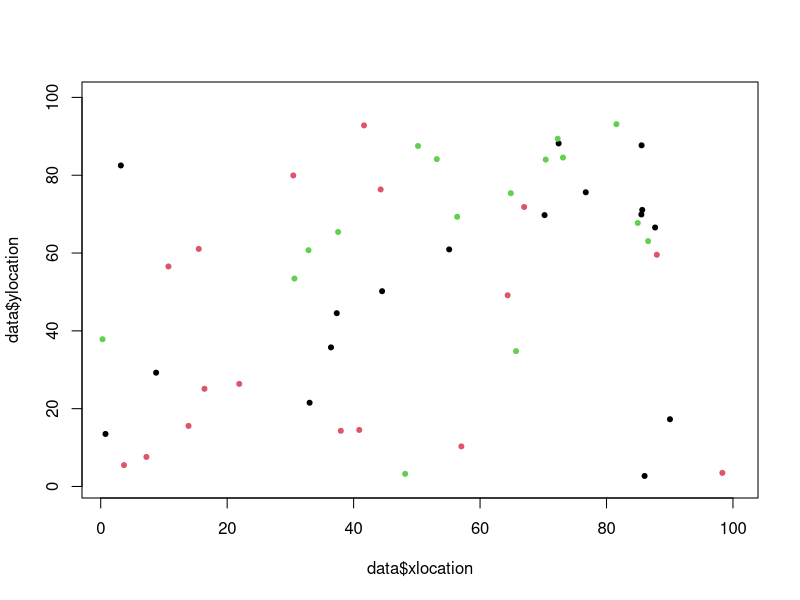

Reproduce this figure in R. (Note: this script raises an error after producing the figure.)
#Load packages
library(tidyverse) 
library(gridExtra)


### Initialize params ###

# Set up a grid to represent land
#Place individuals on plot
xsize = ysize = 100
numInd = 50
numSpecies = 3
data <-  tibble("ID" = 1:numInd, "age" = sample(150, numInd, replace = TRUE), 
                 species = sample(numSpecies, numInd, replace = TRUE), "xlocation" = runif(numInd, 0, 100), 
                 "ylocation" = runif(numInd,0,100), "parentalDistance" = 0)

herbivores <- data %>%  slice_sample(n = 25) %>% select(-c(ID, age, parentalDistance))
herbivores <- herbivores %>% mutate(ID = 1:nrow(herbivores), age = 0)
plot(data$xlocation, data$ylocation, col = data$species, pch = 20, xlim = c(1,100), ylim = c(1,100))

#Set up rates of birth/death/growth etc...
deltaT = 1 #1 year periods of growth
ageChange = deltaT
maxAge = 150
seeds = 2
dispParam = 10 #dispersalParam
DensParam = 4 #DensityParam
DensParam1 = 2
uniqueSp = unique(data$species)
numYears = 10000

#Herbivore initials
HerbDensParam = 4.8
HerbEffectiveness = 2.3

speciesPop = NULL
herbPop = NULL
agePops = NULL
herbAgePop = NULL





### MAIN LOOP ####


for(t in seq(0, numYears, by = deltaT)){ 
  #grow
  data$age = data$age + deltaT
  herbivores$age = herbivores$age + 1
  
  #disperse seeds/
  Ind = data[1, ]
  babies <- dispersal(data)
  #survival of seeds
  babies <- seedPredation(babies, babies$parentalDistance)
  data <- bind_rows(data, babies)
  #Background death of adults. Death rate decreases with age
  data <- backgroundDeath(data, data$age)
  
  #Conspecific density death
  livePastDens = NULL
  for (k in 1:length(uniqueSp)){
    sp = uniqueSp[k]
    subPop = subset(data, species == sp)
    survived <- densityPredation(subPop)
    livePastDens <-  bind_rows(livePastDens, survived)
    livePastDens <- livePastDens[order(livePastDens$ID), ]
  }
  data <- livePastDens
  #trees over max age die
  
  countSpecies <- speciesSize(data$species)
  speciesPop <-  bind_rows(speciesPop, countSpecies)
  
  #Herbivores die
  herbivores <- herbivoreDeath(data, herbivores)
  
  
  #Herbivores reproduce
  newHerbivores <- herbivoreGrowth(data, herbivores)
  herbivores <- bind_rows(herbivores, newHerbivores)
  herbivores <- herbivores[!duplicated(herbivores$xlocation) & !duplicated(herbivores$ylocation),]
  
  #Supplemental
  countHerbs <- speciesSize(herbivores$species)
  herbPop <- bind_rows(herbPop, countHerbs)
  
  #Herbivores damage trees
  data <-  herbivory(data, herbivores)
  
  
  #Supp  functions
  ages <- tibble("gen" = t, "babies" = nrow(subset(data, age < 6)), "young" = nrow(subset(data, age >= 6 & age <=20)), "middle aged" = nrow(subset(data, age > 20 &
                                                                                                   age < 50)), 
                 "old" = nrow(subset(data, age >= 50)))
  
  herbAges <- tibble("gen" = t, "babies" = nrow(subset(herbivores, age < 6)), 
                     "young" = nrow(subset(herbivores, age >= 6 & age <=20)),
                     "middle aged" = nrow(subset(herbivores, age > 20 &                                                                                                                                 age < 50)), 
                     "old" = nrow(subset(herbivores, age >= 50)))
  
  agePops <- bind_rows(agePops, ages)
  herbAgePop <- bind_rows(herbAgePop, herbAges)
  #plot(data$xlocation, data$ylocation, col = data$species, pch = 20, xlim = c(1,100), ylim = c(1,100))
  #plot(herbivores$xlocation, herbivores$ylocation, col = herbivores$species, pch = 20, xlim = c(1,100), ylim = c(1,100))
  
  print(t)

}



##### MAIN FUNCTIONS #######

#Disperse 10 seeds per parent
dispersal <- function(Trees){
    babies = NULL
    for (i in 1:nrow(Trees)){
      eachAdult = Trees[i,]
      for (j in 1:seeds){
        baby = Trees[1, ]
        baby$age = as.integer(0)
        baby$ID  = max(data$ID) + (10*(i-1)) + j
        baby$species  =  eachAdult$species
        babyDist = (rnorm(1, mean=0, sd=dispParam))
        xDirection = runif(1)
        baby$xlocation = ((xDirection*babyDist) + eachAdult$xlocation) %% xsize
        baby$ylocation = (((1-xDirection) * babyDist) + eachAdult$ylocation) %% ysize
        baby$parentalDistance = abs(babyDist)
        babies <- bind_rows(babies, baby)
      }
    }
    return(babies)
    
}



#Seeds predated based on distance from parent
seedPredation <- function(Babies, parentalDist){
  babySurv = NULL
  for (i in 1:nrow(Babies)){
    dist = parentalDist[i]
    danger = runif(1)*(1/(dist))
    indLive = danger < .07
    babySurv[i] = indLive
  }
  return(Babies[babySurv, ])
}

#predation based on conspecifics nearby
densityPredation <- function(subPop){
  survived = NULL
  #dead = NULL
  for (i in 1:nrow(subPop)){
    #subPop <- subset(subPop, !(ID %in% dead$ID) )
    neighbors <-  NULL
    ind <- subPop[i, ]
    xNeighbors = data.frame(subset(subPop, xlocation <= ind$xlocation + DensParam & 
                                     xlocation >= ind$xlocation - DensParam
                                   & xlocation != ind$xlocation))
    yNeighbors = data.frame(subset(subPop, ylocation <= ind$ylocation + DensParam & 
                                     ylocation >= ind$ylocation - DensParam
                                   & ylocation != ind$ylocation))
    neighbors = intersect(xNeighbors, yNeighbors)
    neighbors = unique(neighbors)
    prob <- ifelse(nrow(neighbors)>0,  (DensParam1 * (ind$age+1))/(((max(neighbors$age))+1)*
                                                                     (nrow(neighbors))),
                   1.01)
    luck = runif(1)
    if(runif(1) < prob){
      survived <- bind_rows(ind , survived)
    } 
  }
  return(survived)
}

#Natural Background death
backgroundDeath <- function(population, age){
  living = c()
  probDeath = c()
  for (i in 1:nrow(population)){
    probDeath[i] <- ifelse(age[i] > 0,  0.3/(age[i]), 0.3)
    alive <- (runif(1) > probDeath[i])
    living[i] = alive
  }
  return(population[living,])
}






#### HERBIVORY STUFF ######


#Herbivory function: herbivores kill trees
herbivory <- function(trees, herbivores){
  deadTrees = NULL
  for (i in 1:nrow(herbivores)){
    indHerbivore = herbivores[i, ]
    infected = data[data$xlocation == indHerbivore$xlocation  & data$ylocation == indHerbivore$ylocation, ]
    probSurv = (((infected$age+3)) / (((indHerbivore$age)+1)*HerbEffectiveness))
    if(probSurv < 1){
      deadTrees <- bind_rows(deadTrees, infected)
    }
  }
  deadID = deadTrees$ID
  return(subset(trees, !(ID %in% deadID)))
}

herbivoreGrowth <- function(trees, herbivores){
  infectedTrees <- NULL
  for (i in 1:nrow(herbivores)){
    indHerbivore <- herbivores[i, ]
    # for (j in 1:7){
    #   xDisplacement <- (indHerbivore$xlocation + rnorm(1,0, sd = 6))
    #   yDisplacement <- (indHerbivore$ylocation + rnorm(1,0, sd = 6))
    #   infectedTree <- subset(trees, xlocation > xDisplacement - 4 & xlocation < xDisplacement + 4 &
    #                            ylocation > yDisplacement - 4 & ylocation < yDisplacement + 4 &
    #                            xlocation != indHerbivore$xlocation & ylocation != indHerbivore$ylocation &
    #                            species == indHerbivore$species)
    #   infectedTrees <- bind_rows(infectedTrees, infectedTree)
    # }
    infectedTree <- subset(trees, xlocation > indHerbivore$xlocation - HerbDensParam & xlocation < indHerbivore$xlocation + 
                             HerbDensParam & ylocation > indHerbivore$ylocation - 
                             HerbDensParam & ylocation < indHerbivore$ylocation + HerbDensParam &
                            xlocation != indHerbivore$xlocation & ylocation != indHerbivore$ylocation &
                           species == indHerbivore$species)
    infectedTrees <- bind_rows(infectedTrees, infectedTree)
  }
  if(nrow(infectedTrees) > 0){
    newHerbivores <- infectedTrees %>%  select(-c(parentalDistance, ID, age)) %>% 
      mutate(ID = seq(max(herbivores$ID)+1, 
      max(herbivores$ID)+nrow(infectedTrees)), age = 0)
  }else{
    newHerbivores <- NULL
  }
  return(newHerbivores)
}

herbivoreDeath <- function(trees, herbivores){
  dead = NULL
  totalInf = NULL
  for (i in 1:nrow(herbivores)){
    indHerbivore = herbivores[i, ]
    infected = data[data$xlocation == indHerbivore$xlocation  & data$ylocation == indHerbivore$ylocation, ]
    if (nrow(infected) < 1){
      dead <- bind_rows(dead, indHerbivore)
    }
  }
  herbID = dead$ID
  return(subset(herbivores, !(ID %in% herbID)))
}






### SUPPLEMENTAL FUNCTIONS###
#Plot pathogen vs trees
grid.arrange(plotSpecies(speciesPop), plotHerbSpecies(herbPop), ncol = 1)

#Plot the age distribution over time of trees
agePops1 <-  pivot_longer(agePops, cols = !gen, names_to = "Group", values_to = "Count")
agePopGraph <- ggplot(agePops1, aes(gen, Count, color = Group))+
  geom_line()

herbAgePop1 <-  pivot_longer(herbAgePop, cols = !gen, names_to = "Group", values_to = "Count")
herbAgeGraph <- ggplot(herbAgePop1, aes(gen, Count, color = Group))+
  geom_line()

grid.arrange(agePopGraph, herbAgeGraph, ncol = 1)


#plot adult pop
herbivoreOld <- subset(herbivores, age > 50)
herbAgePopOld <-  pivot_longer(herbivoreOld, cols = !gen, names_to = "Group", values_to = "Count")
herbAgeGraph <- ggplot(herbAgePopOld, aes(gen, Count, color = Group))+
  geom_line()


agePopGraph <- ggplot(agePops, aes(gen, old))+
  geom_line()
#Used to plot population over time
plotSize <- function(popSize){
  popTime <- tibble("gen" = c(1:length(popSize)), "population" = popSize)
  plot(popTime$gen, popTime$population, type = "b", col = "blue")
}

#used to plot average density for a specific parameter
densSize <- function(xlocation, ylocation){
  Densities = NULL
  for (i in seq(0,95, by = 5)){
    popSegment = subset(xlocation, xlocation > i & xlocation < i+5)
    Densities = c(Densities, length(popSegment))
  }
  return(mean(Densities))
}

#Track population of each species
speciesSize <- function(speciesTypes){
  a = speciesTypes[speciesTypes == 1]
  b = speciesTypes[speciesTypes == 2]
  c = speciesTypes[speciesTypes == 3]
  
  df <- tibble("Species 1" = length(a), "Species 2" = length(b), "Species 3" = length(c))
  return(df)
}


#Plot amount of each species
plotSpecies <- function(speciesPop){
  speciesPop <- add_column(speciesPop, gen = 1:nrow(speciesPop))
  speciesPop <- pivot_longer(speciesPop, cols = starts_with("Species"), names_to = "Species",
                             names_prefix = "Species ", values_to = "Count")
  ggplot(data = speciesPop, aes(gen, Count, col = Species))+
    geom_point()+
    geom_line()+
    ylim(0, max(speciesPop$Count))+
    ylab("Tree Count")
  
}
plotHerbSpecies <- function(speciesPop){
  speciesPop <- add_column(speciesPop, gen = 1:nrow(speciesPop))
  speciesPop <- pivot_longer(speciesPop, cols = starts_with("Species"), names_to = "Species",
                             names_prefix = "Species ", values_to = "Count")
  ggplot(data = speciesPop, aes(gen, Count, col = Species))+
    geom_point()+
    geom_line()+
    ylim(0, max(speciesPop$Count))+
    ylab("Herbivore Count")
  
}
#If want to track pop/dens put this in main loop and recreate variables popSize and avgDens
#Then use plotSize and densSize functions
popSize = c(popSize, nrow(data))
currentDens <- densSize(data$xlocation, data$ylocation)
avgDens <- c(avgDens, currentDens)
